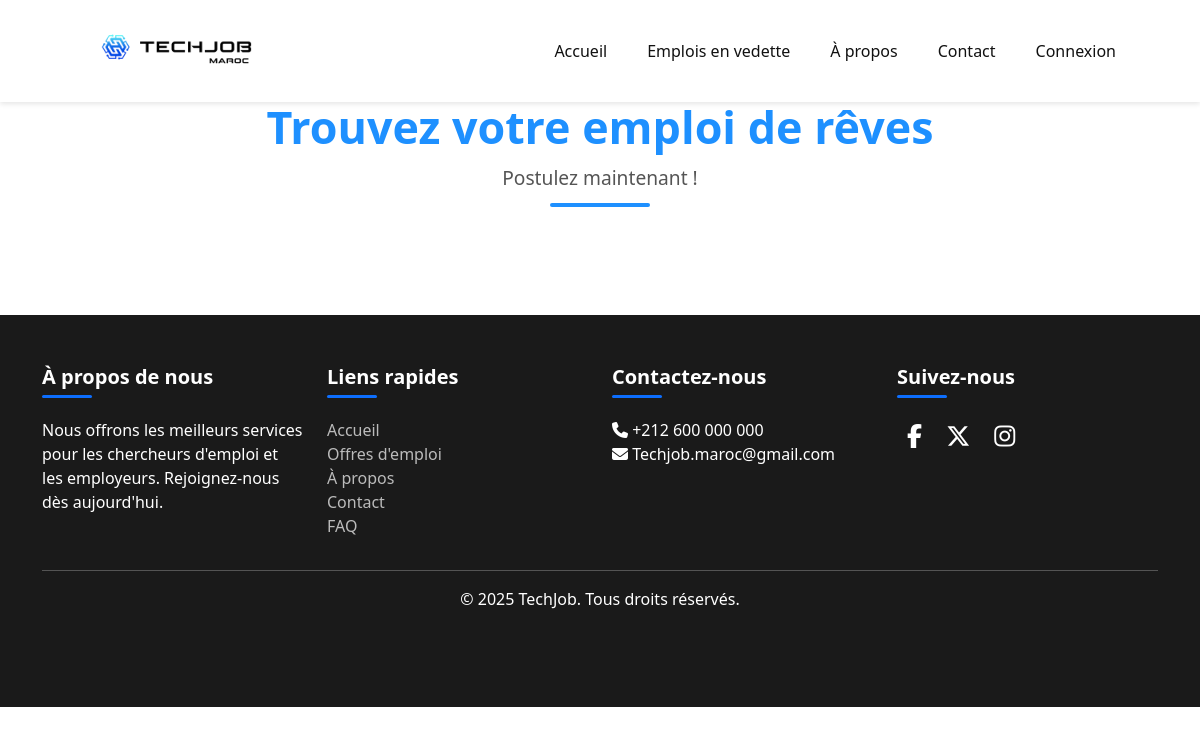
The page /Pages/JobsListing.php on the database as committed earlier.
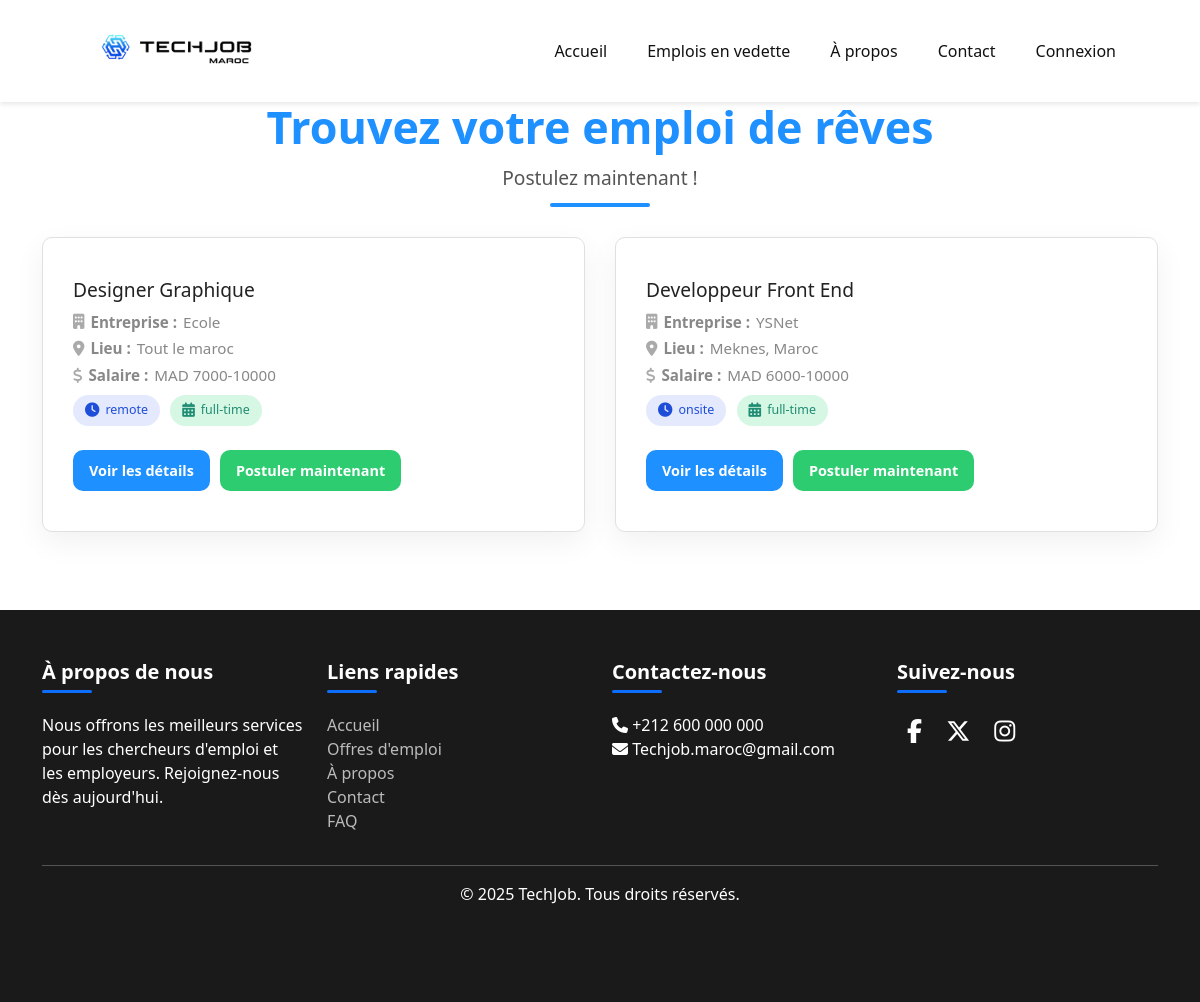
The same page on the database as committed later.
### tables this page shows
CREATE TABLE IF NOT EXISTS `jobs` (
  `id` int(11) NOT NULL AUTO_INCREMENT,
  `postedBy` varchar(255) NOT NULL,
  `category` int(11) NOT NULL,
  `title` varchar(255) NOT NULL,
  `companyName` varchar(255) NOT NULL,
  `location` varchar(255) NOT NULL,
  `salaryRange` varchar(255) DEFAULT NULL,
  `duration` enum('part-time','full-time','contract','internship') NOT NULL,
  `type` enum('remote','onsite','mission') NOT NULL,
  `datePosted` datetime NOT NULL DEFAULT current_timestamp(),
  `skills` text DEFAULT NULL,
  `status` enum('active','closed') NOT NULL DEFAULT 'active',
  `numberOfApplicants` int(11) NOT NULL DEFAULT 0,
  `description` text NOT NULL,
  `requirements` text NOT NULL,
  `specializations` varchar(255) NOT NULL,
  `experience` enum('entry-level','mid-level','senior-level','expert-level') NOT NULL,
  PRIMARY KEY (`id`),
  KEY `postedBy` (`postedBy`),
  KEY `category` (`category`),
  CONSTRAINT `jobs_ibfk_1` FOREIGN KEY (`postedBy`) REFERENCES `users` (`userId`) ON DELETE CASCADE,
  CONSTRAINT `jobs_ibfk_2` FOREIGN KEY (`category`) REFERENCES `categories` (`id`) ON DELETE CASCADE
);

### includes/helper-functions.php (the view, shortened to what this page needs)
<?php
function fetchAllJobs() {
    $jobs = [];
    $conn = connectDB();
    $sql = "SELECT id, title, companyName, location, salaryRange, type, duration, datePosted
            FROM jobs WHERE status = 'active'";
    $result = mysqli_query($conn, $sql);
    if ($result) {
        while ($row = mysqli_fetch_assoc($result)) {
            $jobs[] = $row;
        }
    }
    return $jobs;
}
function generateJobMarkup($job) {
    return "
    <div class='job-item' data-job-id='{$job['id']}'>
        <h3 class='job-title'>
             " . htmlspecialchars($job['title']) . "
        </h3>
        <p><i class='fas fa-building'></i> <strong>Entreprise :</strong> " . htmlspecialchars($job['companyName']) . "</p>
        <p><i class='fas fa-map-marker-alt'></i> <strong>Lieu :</strong> " . htmlspecialchars($job['location']) . "</p>
        <p><i class='fas fa-dollar-sign'></i> <strong>Salaire :</strong> " . htmlspecialchars($job['salaryRange']) . "</p>
        <div class='tags'>
            <span class='tag job-type'><i class='fas fa-clock'></i> " . htmlspecialchars($job['type']) . "</span>
            <span class='tag duration'><i class='fas fa-calendar-alt'></i> " . htmlspecialchars($job['duration']) . "</span>
        </div>
        <div class='button-group'>
            <button class='view-details' onclick='openModal(" . intval($job['id']) . ")'>Voir les détails</button>
            <form action='../Pages/JobApplication.php?jobId={$job['id']}' method='post' style='display:inline;'>
                <input type='hidden' name='jobId' value='{$job['id']}'>
                <button type='submit' class='apply-button'>Postuler maintenant</button>
            </form>
        </div>
    </div>";
}
?>

### Pages/JobsListing.php (shortened to what this page needs)
<?php
require_once "../includes/helper-functions.php";
$default = 0;
$categoryId = isset($_GET['category']) ? intval($_GET['category']) : $default;
if ($categoryId == $default) {
    $jobs = fetchAllJobs();
} else {
    $categoryName = "Jobs in " . fetchCategoryName($categoryId);
    $jobs = fetchJobsByCategory($categoryId);
}
?>
<!DOCTYPE html>
<html lang="en">
    <head>
        <link rel="stylesheet" href="https://cdnjs.cloudflare.com/ajax/libs/font-awesome/6.5.0/css/all.min.css">
        <link rel="stylesheet" href="../styles/generalStyles.css">
        <link rel="stylesheet" href="../styles/HomePage/header.css">
        <link rel="stylesheet" href="../styles/HomePage/footer.css">
        <link rel="stylesheet" href="../styles/HomePage/common-styles.css">
        <link rel="stylesheet" href="../css/jobslisting.css">
    </head>
    <body>
    <?php
        $currentPage = "JobsListing";
        include_once '../includes/applicant-header.php';
    ?>
    <div class="hero-text-wrapper">
    <h1 class="hero-title">Trouvez votre emploi de rêves</h1>
    <p class="hero-subtitle">Postulez maintenant !</p>
    <div class="hero-underline"></div>
    </div>
    <div class="container">
        <div class="job-list">
            <?php foreach ($jobs as $job): ?>
                <?= generateJobMarkup($job); ?>
            <?php endforeach; ?>
        </div>
    </div>
    <?php include_once '../includes/footer.php'; ?>
        <?php include_once('../includes/footer.php') ?>
</body>
</html>

### includes/applicant-header.php (shortened to what this page needs)
<!DOCTYPE html>
<html lang="en">
<head>
    <link rel="stylesheet" href="https://cdnjs.cloudflare.com/ajax/libs/font-awesome/6.5.0/css/all.min.css" />
    <link rel="stylesheet" href="../css/styles.css">
    <link rel="stylesheet" href="../css/navbar.css">
</head>
<body>
<header id="header">
    <nav class="home-page-nav">
        <a href="HomePage.php" class="logo">
            <img src="../assets/logos/logo-1.png" alt="logo-navigation">
        </a>
        <div class="nav-links">
            <?php if ($currentPage !== 'Home'): ?>
                <a href="./HomePage.php#header">Accueil</a>
            <?php endif; ?>
            <a href="./HomePage.php#jobs-section">Emplois en vedette</a>
            <?php if ($currentPage !== 'About'): ?>
                <a href="./AboutUsPage.php">À propos</a>
            <?php endif; ?>
            <a href="./ContactPage.php#contact">Contact</a>
            <?php if (isset($_SESSION['userId'])): ?>
                <a href="../controllers/logout.php" class="btn-logout">Déconnexion</a>
            <?php else: ?>
                <a href="./LoginPage.php" class="btn-login">Connexion</a>
            <?php endif; ?>
        </div>
    </nav>
</header>

### includes/footer.php (shortened to what this page needs)
<link href="https://cdn.jsdelivr.net/npm/bootstrap@5.3.6/dist/css/bootstrap.min.css" rel="stylesheet">
<link rel="stylesheet" href="https://cdnjs.cloudflare.com/ajax/libs/font-awesome/6.7.2/css/all.min.css" />
</head>
<body>
<footer class="footer mt-5">
<div class="container">
<div class="row">
<div class="col-12 col-md-3 text-center text-md-start mb-4 mb-md-0">
        <h5>À propos de nous</h5>
        <p>Nous offrons les meilleurs services pour les chercheurs d'emploi et les employeurs. Rejoignez-nous dès aujourd'hui.</p>
</div>
<div class="col-12 col-md-3 text-center text-md-start mb-4 mb-md-0">
        <h5>Liens rapides</h5>
        <ul class="list-unstyled">
        <li><a href="HomePage.php">Accueil</a></li>
        <li><a href="JobsListing.php">Offres d'emploi</a></li>
        <li><a href="AboutUsPage.php">À propos</a></li>
        <li><a href="ContactPage.php#contact">Contact</a></li>
        <li><a href="FaqPage.php#contact">FAQ</a></li>
        </ul>
</div>
<div class="col-12 col-md-3 text-center text-md-start mb-4 mb-md-0">
        <h5>Contactez-nous</h5>
        <ul class="list-unstyled">
        <li><i class="fas fa-phone"></i> +212 600 000 000</li>
        <li><i class="fas fa-envelope"></i> Techjob.maroc@gmail.com</li>
        </ul>
</div>
<div class="col-12 col-md-3 text-center text-md-start mb-4 mb-md-0">
        <h5>Suivez-nous</h5>
        <div class="social-icons">
        <a href="#"><i class="fab fa-facebook-f"></i></a>
        <a href="#"><i class="fa-brands fa-x-twitter"></i></a>
        <a href="#"><i class="fab fa-instagram"></i></a>
        </div>
</div>
</div>
<hr>
<div class="text-center">
<p>&copy; 2025 TechJob. Tous droits réservés.</p>
</div>
</div>
</footer>

### styles/generalStyles.css (style rules this page uses)
* { padding: 0; margin: 0; box-sizing: border-box; transition: all 0.5s; font-family: 'Segoe UI', Tahoma, Geneva, Verdana, sans-serif; }
:root { --primary: #3F72AF; --primary-light: #5488c7; --secondary: #00ADB5; --secondary-light: #00c2cc; --dark: #393E46; --dark-light: #4d535d; --white: #ffffff; --gray: #f5f5f5; }

### styles/HomePage/header.css (style rules this page uses)
:root { --primary: #3F72AF; --primary-light: #5488c7; --secondary: #00ADB5; --secondary-light: #00c2cc; --dark: #393E46; --dark-light: #4d535d; --white: #ffffff; --gray: #f5f5f5; }
header { background-color: var(--white); padding: 10px 5%; box-shadow: 0 2px 5px rgba(0,0,0,0.1); position: fixed; width: 100%; top: 0; z-index: 1000; }
nav { display: flex; justify-content: space-between; align-items: center; }
.logo { color: var(--primary); font-size: 1.8rem; font-weight: bold; text-decoration: none; width: 200px; height: 50px; }
.logo img { height: 100%; width: 100%; }
.nav-links { display: flex; gap: 2rem; }
.nav-links a { color: var(--dark); text-decoration: none; font-weight: 500; transition: all 0.3s; border-top: 2px solid var(--white); border-bottom: 2px solid var(--white); padding: 3px 0; }

### styles/HomePage/footer.css (style rules this page uses)
:root { --primary: #3F72AF; --primary-light: #5488c7; --secondary: #00ADB5; --secondary-light: #00c2cc; --dark: #393E46; --dark-light: #4d535d; --white: #ffffff; --gray: #f5f5f5; }
footer { background: var(--dark-light); color: var(--white); padding: 2rem 5%; text-align: center; }

### styles/HomePage/common-styles.css (style rules this page uses)
:root { --dark: #393E46; }
.container { max-width: 1200px; margin: 0 auto; padding: 0 20px 30px; }

### css/jobslisting.css (style rules this page uses)
:root { --onsite: #4c6ef5; --remote: #2ecc71; --hybrid: #a29bfe; --contract: #fd9644; --fulltime: #2ed573; --primary: #1e90ff; --success: #2ecc71; --light-bg: #f9f9f9; --light-text: #333; --muted: #888; --border: #e0e0e0; --font: 'Segoe UI', Roboto, sans-serif; }
body { background: #f2f6ff; font-family: var(--font); color: var(--light-text); margin-top: 100px; }
.hero-text-wrapper { text-align: center; margin-top: 100px; margin-bottom: 20px; }
.hero-title { font-size: 2.8rem; font-weight: 700; color: #1e90ff; margin-bottom: 10px; }
.hero-subtitle { font-size: 1.2rem; color: #555; margin-bottom: 10px; }
.hero-underline { width: 100px; height: 4px; background-color: #1e90ff; margin: 0 auto; border-radius: 2px; }
.job-list { display: grid; grid-template-columns: repeat(auto-fit, minmax(360px, 1fr)); gap: 30px; margin-top: 30px; }
.job-item { background: #fff; border: 1px solid var(--border); border-radius: 10px; padding: 40px 30px; box-shadow: 0 10px 30px rgba(0, 0, 0, 0.06); transition: transform 0.3s ease, box-shadow 0.3s ease; min-height: 30px; }
.job-item h3 { color: #222; font-size: 1.2rem; margin-bottom: 10px; }
.job-item p { font-size: 0.95rem; color: var(--muted); margin: 4px 0; display: flex; align-items: center; gap: 6px; }
.job-item p i { color: #aaa; }
.tag { display: inline-flex; align-items: center; gap: 6px; padding: 6px 12px; border-radius: 50px; font-size: 0.78rem; font-weight: 500; margin: 4px 6px 4px 0; }
.job-type { background-color: rgba(76, 110, 245, 0.15); color: #1e4ed8; }
.duration { background-color: rgba(46, 213, 115, 0.2); color: #218c74; }
.tag i { font-size: 0.9rem; }
.view-details, .apply-button { padding: 10px 16px; font-size: 0.9rem; font-weight: 600; border-radius: 10px; border: none; cursor: pointer; transition: background 0.3s ease, box-shadow 0.3s ease; }
.view-details { background-color: var(--primary); color: white; margin-right: 10px; box-shadow: none; }
.apply-button { background-color: var(--success); color: white; box-shadow: none; }
.button-group { display: flex; align-items: center; margin-top: 20px; }

### css/styles.css (style rules this page uses)
* { margin: 0; padding: 0; box-sizing: border-box; }
body { font-family: 'Poppins', sans-serif; background: #0d0d0d; color: #f0f0f0; }
.logo img { object-fit: contain; height: 60px; transition: transform 0.3s ease; }
.nav-links { display: flex; gap: 2rem; align-items: center; }
.nav-links a { text-decoration: none; color: #111111; font-weight: 500; font-size: 1rem; position: relative; transition: color 0.3s ease; padding: 0.5rem 0; margin: 0 0.5rem; background: none; }
.nav-links a::after { content: ""; position: absolute; width: 0; height: 2px; bottom: -4px; left: 0; background: linear-gradient(90deg, #00f2ff, #3a6eff); transition: width 0.4s ease; border-radius: 1px; }
.btn-login, .btn-logout { margin-left: 1rem; padding: 0.5rem 1rem; color: white; font-weight: 600; border: none; cursor: pointer; transition: all 0.3s ease; }

Rows that differ between the two databases and show on the page:
added jobs: title "Designer Graphique", companyName "Ecole", location "Tout le maroc", salaryRange "MAD 7000-10000", type "remote", duration "full-time"
added jobs: title "Developpeur Front End", companyName "YSNet", location "Meknes, Maroc", salaryRange "MAD 6000-10000", type "onsite", duration "full-time"
